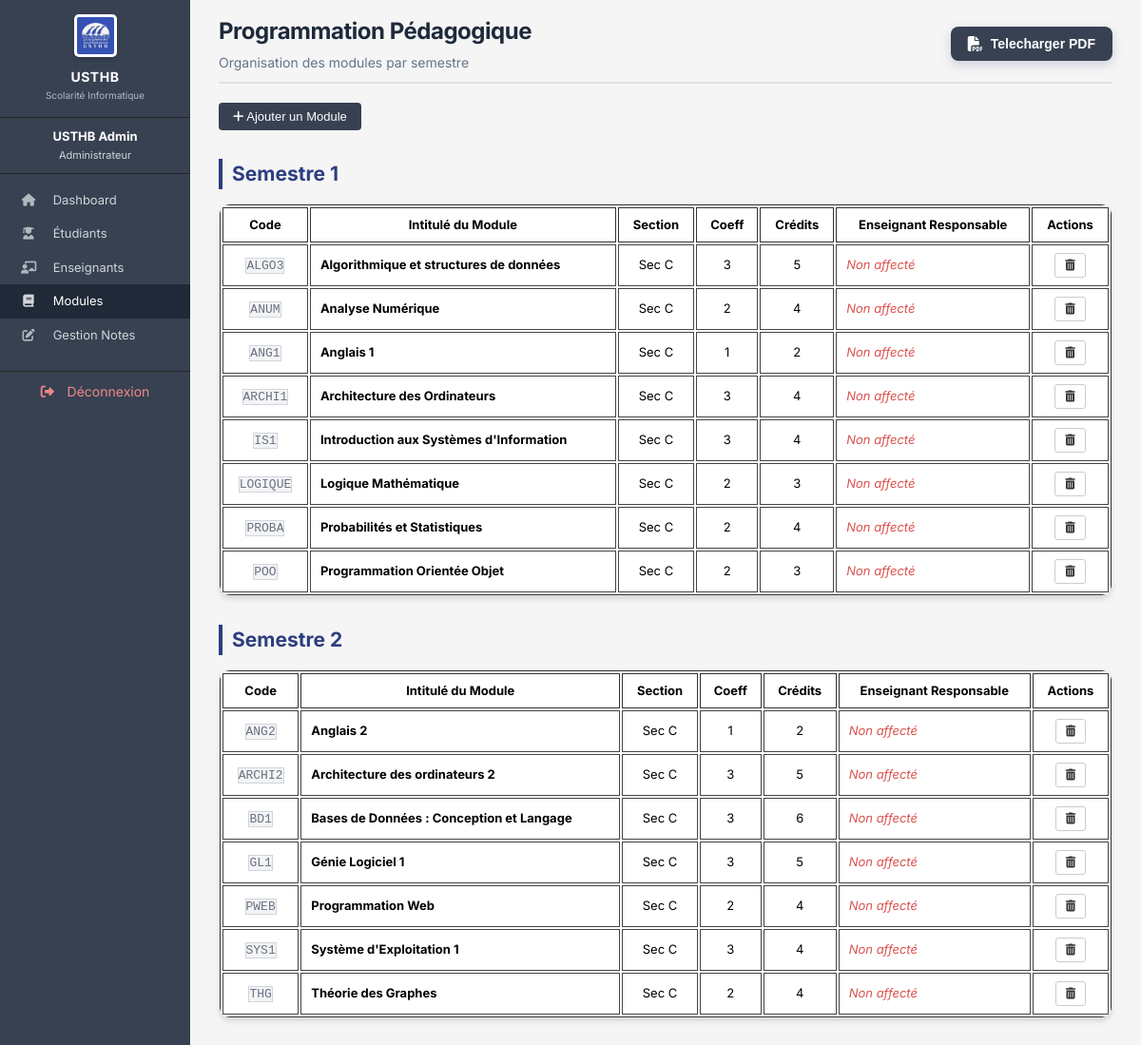
/modules.php (signed in), run on the app's committed database.
### tables this page shows
CREATE TABLE `modules` (
  `id` int(11) NOT NULL AUTO_INCREMENT,
  `code_module` varchar(20) NOT NULL,
  `intitule` varchar(200) NOT NULL,
  `coefficient` int(11) NOT NULL DEFAULT 1,
  `enseignant_id` int(11) DEFAULT NULL,
  `semestre` int(11) DEFAULT 1,
  `credits` int(11) DEFAULT 3,
  `section` varchar(10) DEFAULT 'C',
  PRIMARY KEY (`id`),
  UNIQUE KEY `code_module` (`code_module`),
  KEY `enseignant_id` (`enseignant_id`),
  CONSTRAINT `modules_ibfk_1` FOREIGN KEY (`enseignant_id`) REFERENCES `enseignants` (`id`) ON DELETE SET NULL
);

### modules.php (the view, shortened to what this page needs)
<?php
require_once 'config.php';
$modules_s1 = $pdo->query("SELECT m.*, e.nom, e.prenom, e.specialite FROM modules m LEFT JOIN enseignants e ON m.enseignant_id = e.id WHERE m.semestre = 1 ORDER BY m.intitule")->fetchAll();
$modules_s2 = $pdo->query("SELECT m.*, e.nom, e.prenom, e.specialite FROM modules m LEFT JOIN enseignants e ON m.enseignant_id = e.id WHERE m.semestre = 2 ORDER BY m.intitule")->fetchAll();
include 'includes/header.php';
include 'includes/sidebar.php';
?>
<div class="main-content">
    <div class="page-header">
        <h1>Programmation Pédagogique</h1>
        <p>Organisation des modules par semestre</p>
    </div>
    <div style="margin-bottom: 20px;">
        <button class="btn-add" onclick="toggleModal('modalAdd')"><i class="fa-solid fa-plus"></i> Ajouter un Module</button>
    </div>
    <?php foreach ([1 => $modules_s1, 2 => $modules_s2] as $num => $list): ?>
        <h2 style="margin: 30px 0 15px; color: #2c3e80; border-left: 4px solid #2c3e80; padding-left: 10px;">Semestre <?= $num ?></h2>
        <div class="table-container">
            <table>
                <thead>
                    <tr>
                        <th>Code</th>
                        <th>Intitulé du Module</th>
                        <th>Section</th>
                        <th>Coeff</th>
                        <th>Crédits</th>
                        <th>Enseignant Responsable</th>
                        <th>Actions</th>
                    </tr>
                </thead>
                <tbody>
                    <?php foreach ($list as $m): ?>
                    <tr>
                        <td style="text-align: center;"><span class="badge-code"><?= htmlspecialchars($m['code_module']) ?></span></td>
                        <td><strong><?= htmlspecialchars($m['intitule']) ?></strong></td>
                        <td style="text-align: center;">Sec <?= $m['section'] ?></td>
                        <td style="text-align: center;"><?= $m['coefficient'] ?></td>
                        <td style="text-align: center;"><?= $m['credits'] ?></td>
                        <td>
                            <?php if ($m['enseignant_id']): ?>
                                <strong>Prof. <?= htmlspecialchars($m['nom'] . ' ' . $m['prenom']) ?></strong><br>
                                <small style="color: #666; font-style: italic;"><?= htmlspecialchars($m['specialite']) ?></small>
                            <?php else: ?>
                                <span style="color:#d9534f; font-style:italic;">Non affecté</span>
                            <?php endif; ?>
                        </td>
                        <td>
                            <form method="POST" onsubmit="return confirm('Supprimer ce module ?');" style="display: flex; justify-content: center;">
                                <button type="submit" class="btn-action delete" style="padding: 5px 10px;"><i class="fa-solid fa-trash-can"></i></button>
                            </form>
                        </td>
                    </tr>
                    <?php endforeach; ?>
                </tbody>
            </table>
        </div>
    <?php endforeach; ?>
</div>
<?php include 'includes/footer.php'; ?>

### assets/css/style.css (style rules this page uses)
:root { --primary-color: #374151; --primary-dark: #1f2937; --sidebar-bg: #262626; --bg-light: #ffffff; --bg-body: #f3f4f6; --text-main: #111827; --text-muted: #6b7280; --accent-gray: #d1d5db; --valid-green: #059669; --invalid-red: #dc2626; }
* { margin: 0; padding: 0; box-sizing: border-box; }
body { font-family: 'Inter', -apple-system, BlinkMacSystemFont, "Segoe UI", Roboto, sans-serif; background-color: var(--bg-body); color: var(--text-main); font-size: 14px; line-height: 1.5; }
.main-content { flex: 1; padding: 15px 30px 20px; background-color: #f5f5f5; }
.page-header { margin-bottom: 20px; padding-bottom: 10px; border-bottom: 2px solid #e0e0e0; }
.page-header h1 { font-size: 24px; font-weight: 700; color: #1e293b; letter-spacing: -0.02em; }
.page-header p { color: #64748b; font-size: 14px; margin-top: 4px; }
.table-container { background: white; border: 1px solid #e2e8f0; border-radius: 12px; box-shadow: 0 4px 6px -1px rgba(0, 0, 0, 0.1), 0 2px 4px -1px rgba(0, 0, 0, 0.06); overflow: hidden; margin-bottom: 24px; }
table { width: 100%; border-collapse: separate; border-spacing: 2px; border: 1px solid #333; background: #fff; font-family: 'Inter', serif; }
table th { background-color: #fff; padding: 8px 10px; text-align: center; font-size: 13px; color: #000; font-weight: bold; border: 1px solid #333; text-transform: none; }
table td { padding: 8px 10px; border: 1px solid #444; font-size: 13px; color: #000; vertical-align: middle; background: #fff; }
.badge-code { background-color: var(--bg-body); color: var(--text-muted); border: 1px solid var(--accent-gray); font-family: monospace; }
.btn-action { display: inline-block; padding: 4px 10px; border: 1px solid #ccc; border-radius: 3px; font-size: 12px; cursor: pointer; background: white; color: #333; }
.btn-add { display: inline-block; padding: 7px 15px; background-color: var(--primary-color); color: white; border: none; border-radius: 4px; font-size: 13px; cursor: pointer; }

### data on the page
modules: code_module "ALGO3", intitule "Algorithmique et structures de données", section "C", coefficient "3", credits "5", shows "Non affecté"
modules: code_module "ANUM", intitule "Analyse Numérique", section "C", coefficient "2", credits "4", shows "Non affecté"
modules: code_module "ANG1", intitule "Anglais 1", section "C", coefficient "1", credits "2", shows "Non affecté"
modules: code_module "ARCHI1", intitule "Architecture des Ordinateurs", section "C", coefficient "3", credits "4", shows "Non affecté"
modules: code_module "IS1", intitule "Introduction aux Systèmes d'Information", section "C", coefficient "3", credits "4", shows "Non affecté"
modules: code_module "LOGIQUE", intitule "Logique Mathématique", section "C", coefficient "2", credits "3", shows "Non affecté"
modules: code_module "PROBA", intitule "Probabilités et Statistiques", section "C", coefficient "2", credits "4", shows "Non affecté"
modules: code_module "POO", intitule "Programmation Orientée Objet", section "C", coefficient "2", credits "3", shows "Non affecté"
modules: code_module "ANG2", intitule "Anglais 2", section "C", coefficient "1", credits "2", shows "Non affecté"
modules: code_module "ARCHI2", intitule "Architecture des ordinateurs 2", section "C", coefficient "3", credits "5", shows "Non affecté"
modules: code_module "BD1", intitule "Bases de Données : Conception et Langage", section "C", coefficient "3", credits "6", shows "Non affecté"
modules: code_module "GL1", intitule "Génie Logiciel 1", section "C", coefficient "3", credits "5", shows "Non affecté"
modules: code_module "PWEB", intitule "Programmation Web", section "C", coefficient "2", credits "4", shows "Non affecté"
modules: code_module "SYS1", intitule "Système d'Exploitation 1", section "C", coefficient "3", credits "4", shows "Non affecté"
modules: code_module "THG", intitule "Théorie des Graphes", section "C", coefficient "2", credits "4", shows "Non affecté"

### other printed values
$_SESSION['prenom'] . ' ' . $_SESSION['nom'] "USTHB Admin"
$num "1"
$num "2"
